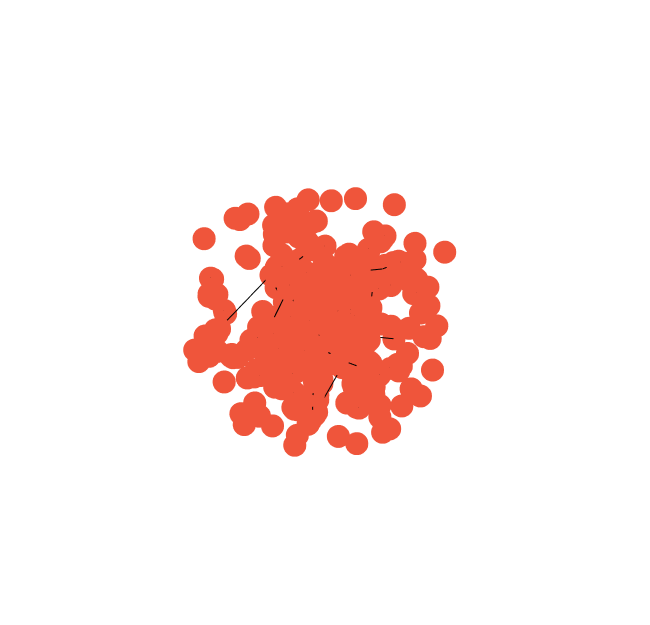

The code cell stored with this chart in its notebook:
### Code cell
#create a trace for the edges

trace_edges = go.Scatter3d(x=x_edges,
                        y=y_edges,
                        z=z_edges,
                        mode='lines',
                        line=dict(color='black', width=2),
                        hoverinfo='none')
#create a trace for the nodes
trace_nodes = go.Scatter3d(x=x_nodes,
                         y=y_nodes,
                        z=z_nodes,
                        mode='markers',
                        hoverinfo='text')
#we need to set the axis for the plot 
axis = dict(showbackground=False,
            showline=False,
            zeroline=False,
            showgrid=False,
            showticklabels=False,
            title='')
#also need to create the layout for our plot
layout = go.Layout(title="",
                width=650,
                height=625,
                showlegend=False,
                scene=dict(xaxis=dict(axis),
                        yaxis=dict(axis),
                        zaxis=dict(axis),
                        ),
                margin=dict(t=100),
                hovermode='closest')
#Include the traces we want to plot and create a figure
data = [trace_edges, trace_nodes]
fig = go.Figure(data=data, layout=layout)

fig.show()

### Figure 1 — Plotly figure (JSON) as saved in the notebook; plotly's stock layout.template omitted (floating-point values rounded to 4 significant figures; data arrays with more than 128 entries replaced by an {"elided": "..."} marker saying what was removed)
{"data": [{"hoverinfo": "none", "line": {"color": "black", "width": 2}, "mode": "lines", "type": "scatter3d", "x": {"elided": "7413 float values"}, "y": {"elided": "7413 float values"}, "z": {"elided": "7413 float values"}}, {"hoverinfo": "text", "mode": "markers", "type": "scatter3d", "x": {"elided": "1000 float values"}, "y": {"elided": "1000 float values"}, "z": {"elided": "1000 float values"}}], "layout": {"height": 625, "hovermode": "closest", "margin": {"t": 100}, "scene": {"xaxis": {"showbackground": false, "showgrid": false, "showline": false, "showticklabels": false, "title": {"text": ""}, "zeroline": false}, "yaxis": {"showbackground": false, "showgrid": false, "showline": false, "showticklabels": false, "title": {"text": ""}, "zeroline": false}, "zaxis": {"showbackground": false, "showgrid": false, "showline": false, "showticklabels": false, "title": {"text": ""}, "zeroline": false}}, "showlegend": false, "title": {"text": ""}, "width": 650}}
